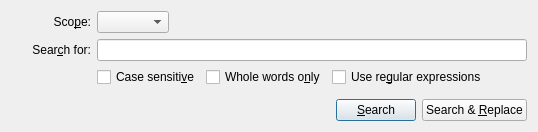
<?xml version="1.0" encoding="UTF-8"?>
<ui version="4.0">
 <class>Core::Internal::FindDialog</class>
 <widget class="QWidget" name="Core::Internal::FindDialog">
  <property name="geometry">
   <rect>
    <x>0</x>
    <y>0</y>
    <width>673</width>
    <height>180</height>
   </rect>
  </property>
  <property name="maximumSize">
   <size>
    <width>680</width>
    <height>16777215</height>
   </size>
  </property>
  <layout class="QGridLayout" name="gridLayout">
   <property name="sizeConstraint">
    <enum>QLayout::SetFixedSize</enum>
   </property>
   <item row="4" column="0" colspan="2">
    <layout class="QHBoxLayout" name="horizontalLayout_3">
     <item>
      <spacer name="horizontalSpacer_3">
       <property name="orientation">
        <enum>Qt::Horizontal</enum>
       </property>
       <property name="sizeHint" stdset="0">
        <size>
         <width>40</width>
         <height>20</height>
        </size>
       </property>
      </spacer>
     </item>
     <item>
      <widget class="QPushButton" name="searchButton">
       <property name="text">
        <string>&amp;Search</string>
       </property>
       <property name="default">
        <bool>true</bool>
       </property>
      </widget>
     </item>
     <item>
      <widget class="QPushButton" name="replaceButton">
       <property name="text">
        <string>Search &amp;&amp; &amp;Replace</string>
       </property>
      </widget>
     </item>
    </layout>
   </item>
   <item row="1" column="0">
    <widget class="QLabel" name="label_2">
     <property name="text">
      <string>Sear&amp;ch for:</string>
     </property>
     <property name="alignment">
      <set>Qt::AlignRight|Qt::AlignTrailing|Qt::AlignVCenter</set>
     </property>
     <property name="buddy">
      <cstring>searchTerm</cstring>
     </property>
    </widget>
   </item>
   <item row="0" column="1">
    <widget class="QWidget" name="widget_2" native="true">
     <layout class="QHBoxLayout" name="horizontalLayout_2">
      <property name="spacing">
       <number>0</number>
      </property>
      <property name="leftMargin">
       <number>0</number>
      </property>
      <property name="topMargin">
       <number>0</number>
      </property>
      <property name="rightMargin">
       <number>0</number>
      </property>
      <property name="bottomMargin">
       <number>0</number>
      </property>
      <item>
       <widget class="QComboBox" name="filterList">
        <property name="sizePolicy">
         <sizepolicy hsizetype="Fixed" vsizetype="Fixed">
          <horstretch>0</horstretch>
          <verstretch>0</verstretch>
         </sizepolicy>
        </property>
       </widget>
      </item>
      <item>
       <spacer name="horizontalSpacer_2">
        <property name="orientation">
         <enum>Qt::Horizontal</enum>
        </property>
        <property name="sizeHint" stdset="0">
         <size>
          <width>40</width>
          <height>20</height>
         </size>
        </property>
       </spacer>
      </item>
     </layout>
    </widget>
   </item>
   <item row="2" column="1">
    <widget class="QWidget" name="widget" native="true">
     <layout class="QHBoxLayout" name="horizontalLayout">
      <property name="leftMargin">
       <number>0</number>
      </property>
      <property name="topMargin">
       <number>0</number>
      </property>
      <property name="rightMargin">
       <number>0</number>
      </property>
      <property name="bottomMargin">
       <number>0</number>
      </property>
      <item>
       <widget class="QCheckBox" name="matchCase">
        <property name="text">
         <string>Case sensiti&amp;ve</string>
        </property>
       </widget>
      </item>
      <item>
       <widget class="QCheckBox" name="wholeWords">
        <property name="text">
         <string>Whole words o&amp;nly</string>
        </property>
       </widget>
      </item>
      <item>
       <widget class="QCheckBox" name="regExp">
        <property name="text">
         <string>Use re&amp;gular expressions</string>
        </property>
       </widget>
      </item>
      <item>
       <spacer name="horizontalSpacer">
        <property name="orientation">
         <enum>Qt::Horizontal</enum>
        </property>
        <property name="sizeHint" stdset="0">
         <size>
          <width>40</width>
          <height>20</height>
         </size>
        </property>
       </spacer>
      </item>
     </layout>
    </widget>
   </item>
   <item row="0" column="0">
    <widget class="QLabel" name="label">
     <property name="sizePolicy">
      <sizepolicy hsizetype="Fixed" vsizetype="Preferred">
       <horstretch>0</horstretch>
       <verstretch>0</verstretch>
      </sizepolicy>
     </property>
     <property name="minimumSize">
      <size>
       <width>80</width>
       <height>0</height>
      </size>
     </property>
     <property name="text">
      <string>Sco&amp;pe:</string>
     </property>
     <property name="alignment">
      <set>Qt::AlignRight|Qt::AlignTrailing|Qt::AlignVCenter</set>
     </property>
     <property name="buddy">
      <cstring>filterList</cstring>
     </property>
    </widget>
   </item>
   <item row="1" column="1">
    <widget class="Utils::LineEdit" name="searchTerm"/>
   </item>
   <item row="3" column="0" colspan="2">
    <widget class="QWidget" name="configWidget" native="true">
     <property name="sizePolicy">
      <sizepolicy hsizetype="Preferred" vsizetype="Fixed">
       <horstretch>0</horstretch>
       <verstretch>10</verstretch>
      </sizepolicy>
     </property>
    </widget>
   </item>
  </layout>
 </widget>
 <customwidgets>
  <customwidget>
   <class>Utils::LineEdit</class>
   <extends>QLineEdit</extends>
   <header location="global">utils/lineedit.h</header>
  </customwidget>
 </customwidgets>
 <tabstops>
  <tabstop>filterList</tabstop>
  <tabstop>searchTerm</tabstop>
  <tabstop>matchCase</tabstop>
  <tabstop>wholeWords</tabstop>
  <tabstop>regExp</tabstop>
 </tabstops>
 <resources/>
 <connections/>
</ui>
